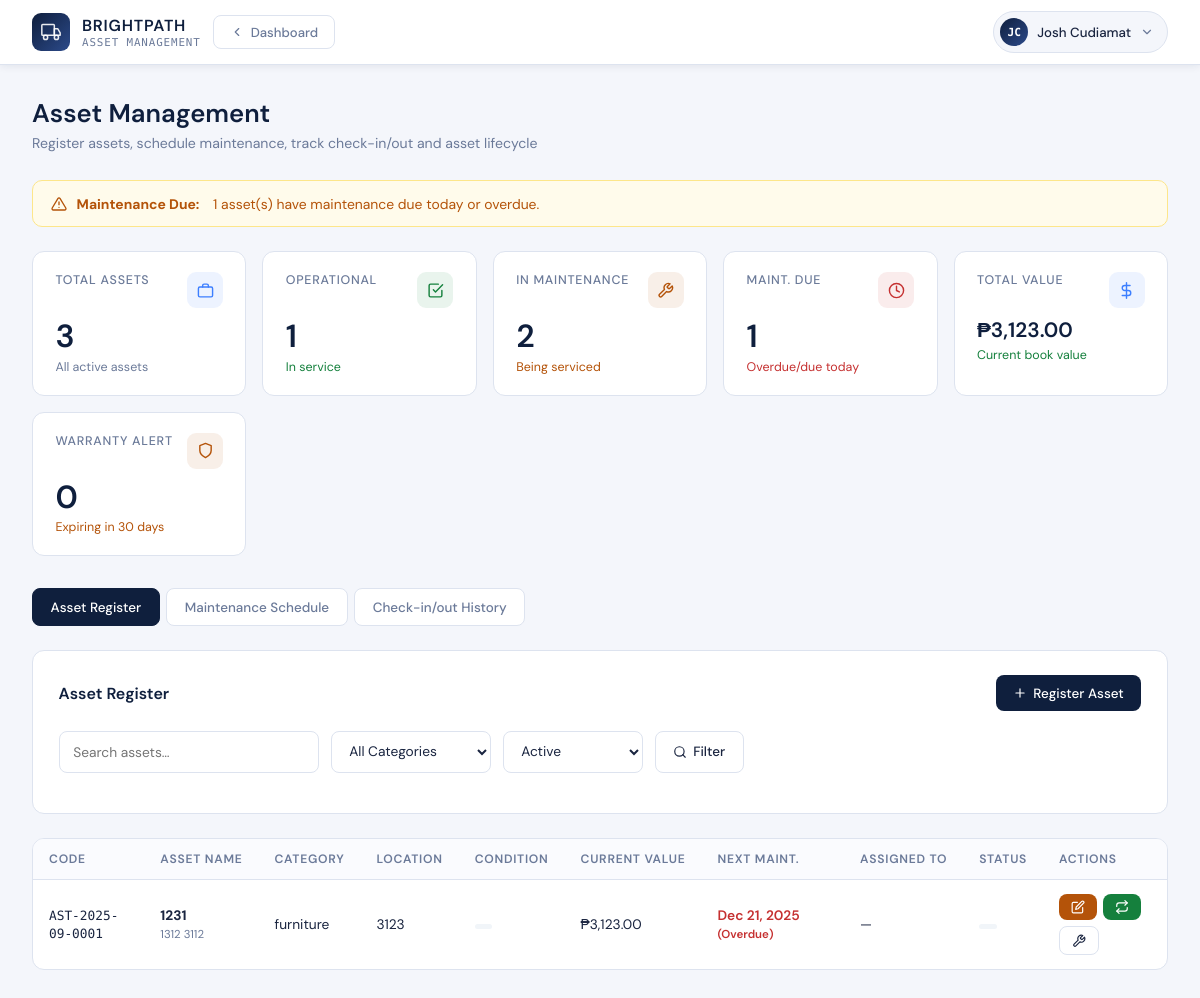
The app's page /staff/assets.php (signed in) with its own data.
### tables this page shows
CREATE TABLE `assets` (
  `id` int(11) NOT NULL,
  `asset_code` varchar(50) NOT NULL,
  `asset_name` varchar(255) NOT NULL,
  `category` varchar(100) NOT NULL,
  `brand` varchar(100) DEFAULT NULL,
  `model` varchar(100) DEFAULT NULL,
  `serial_number` varchar(100) DEFAULT NULL,
  `purchase_date` date DEFAULT NULL,
  `purchase_cost` decimal(15,2) DEFAULT 0.00,
  `supplier_id` int(11) DEFAULT NULL,
  `location` varchar(255) DEFAULT NULL,
  `status` enum('active','maintenance','retired','disposed') DEFAULT 'active',
  `condition_rating` enum('excellent','good','fair','poor','critical') DEFAULT 'good',
  `warranty_expiry` date DEFAULT NULL,
  `depreciation_method` enum('straight_line','declining_balance','sum_of_years') DEFAULT 'straight_line',
  `useful_life_years` int(11) DEFAULT 5,
  `current_value` decimal(15,2) DEFAULT 0.00,
  `last_depreciation_date` date DEFAULT NULL,
  `accumulated_depreciation` decimal(15,2) DEFAULT 0.00,
  `next_maintenance` date DEFAULT NULL,
  `maintenance_frequency_days` int(11) DEFAULT 90,
  `assigned_to` varchar(255) DEFAULT NULL,
  `notes` text DEFAULT NULL,
  `description` text DEFAULT NULL,
  `created_by` varchar(255) DEFAULT NULL,
  `created_at` timestamp NOT NULL DEFAULT current_timestamp(),
  `updated_at` timestamp NOT NULL DEFAULT current_timestamp() ON UPDATE current_timestamp()
);

### includes/db.php (called while the page is built, shortened)
<?php
function db(): PDO {
    static $pdo = null;
    if ($pdo !== null) return $pdo;
    try {
        $dsn = sprintf(
            'mysql:host=%s;port=%s;dbname=%s;charset=utf8mb4',
            DB_HOST, DB_PORT, DB_NAME
        );
        $pdo = new PDO($dsn, DB_USER, DB_PASS, [
            PDO::ATTR_ERRMODE            => PDO::ERRMODE_EXCEPTION,
            PDO::ATTR_DEFAULT_FETCH_MODE => PDO::FETCH_ASSOC,
            PDO::ATTR_EMULATE_PREPARES   => false,
        ]);
    } catch (PDOException $e) {
        error_log('DB connection failed: ' . $e->getMessage());
        if ((APP_ENV ?? 'production') === 'development') {
            die('Database connection failed: ' . htmlspecialchars($e->getMessage()));
        }
        http_response_code(503);
        die('Service temporarily unavailable.');
    }
    return $pdo;
}
function db_scalar(string $sql, array $params = []): mixed {
    $stmt = db()->prepare($sql);
    $stmt->execute($params);
    return $stmt->fetchColumn();
}
function db_all(string $sql, array $params = []): array {
    $stmt = db()->prepare($sql);
    $stmt->execute($params);
    return $stmt->fetchAll();
}

### staff/assets.php (the view, shortened to what this page needs)
<?php
require_once '../includes/db.php';
require_once '../includes/helpers.php';
$search  = trim($_GET['search']   ?? '');
$status  = $_GET['status'] ?? 'active';
$tab     = $_GET['tab']   ?? 'assets';
$where = ['a.status != "disposed"']; $params = [];
if ($status && $status !== 'all') { $where[] = "a.status=?"; $params[] = $status; }
$assets = db_all("SELECT a.*, s.supplier_name FROM assets a
    LEFT JOIN suppliers s ON a.supplier_id=s.id
    WHERE " . implode(' AND ', $where) . " ORDER BY a.created_at DESC", $params);
$stats = [
    'total'       => db_scalar("SELECT COUNT(*) FROM assets WHERE status!='disposed'"),
    'active'      => db_scalar("SELECT COUNT(*) FROM assets WHERE status='active'"),
    'maintenance' => db_scalar("SELECT COUNT(*) FROM assets WHERE status='maintenance'"),
    'maint_due'   => db_scalar("SELECT COUNT(*) FROM assets WHERE next_maintenance<=CURDATE() AND status='active'"),
    'total_value' => db_scalar("SELECT COALESCE(SUM(current_value),0) FROM assets WHERE status='active'"),
    'warranty_exp'=> db_scalar("SELECT COUNT(*) FROM assets WHERE warranty_expiry<=DATE_ADD(CURDATE(),INTERVAL 30 DAY) AND warranty_expiry>=CURDATE() AND status='active'"),
];
require_once '../includes/staff/header.php';
?>
<main class="main">
<div class="page-title"><h1>Asset Management</h1><p>Register assets, schedule maintenance, track check-in/out and asset lifecycle</p></div>
<?php if ($stats['maint_due'] > 0): ?>
<div class="alert alert-warn">
    <svg viewBox="0 0 24 24"><path d="M10.29 3.86L1.82 18a2 2 0 001.71 3h16.94a2 2 0 001.71-3L13.71 3.86a2 2 0 00-3.42 0z"/><line x1="12" y1="9" x2="12" y2="13"/><line x1="12" y1="17" x2="12.01" y2="17"/></svg>
    <strong>Maintenance Due:</strong>&nbsp;<?php echo (int)$stats['maint_due']; ?> asset(s) have maintenance due today or overdue.
</div>
<?php endif; ?>
<div class="stats-grid">
    <div class="stat-card"><div class="stat-top"><span class="stat-label">Total Assets</span><div class="stat-badge"><svg viewBox="0 0 24 24"><rect x="2" y="7" width="20" height="14" rx="2"/><path d="M16 7V5a2 2 0 00-2-2h-4a2 2 0 00-2 2v2"/></svg></div></div><div class="stat-value"><?php echo (int)$stats['total']; ?></div><div class="stat-sub">All active assets</div></div>
    <div class="stat-card"><div class="stat-top"><span class="stat-label">Operational</span><div class="stat-badge success-badge"><svg viewBox="0 0 24 24"><polyline points="9 11 12 14 22 4"/><path d="M21 12v7a2 2 0 01-2 2H5a2 2 0 01-2-2V5a2 2 0 012-2h11"/></svg></div></div><div class="stat-value"><?php echo (int)$stats['active']; ?></div><div class="stat-sub good">In service</div></div>
    <div class="stat-card"><div class="stat-top"><span class="stat-label">In Maintenance</span><div class="stat-badge warn-badge"><svg viewBox="0 0 24 24"><path d="M14.7 6.3a1 1 0 000 1.4l1.6 1.6a1 1 0 001.4 0l3.77-3.77a6 6 0 01-7.94 7.94l-6.91 6.91a2.12 2.12 0 01-3-3l6.91-6.91a6 6 0 017.94-7.94l-3.76 3.76z"/></svg></div></div><div class="stat-value"><?php echo (int)$stats['maintenance']; ?></div><div class="stat-sub warn">Being serviced</div></div>
    <div class="stat-card"><div class="stat-top"><span class="stat-label">Maint. Due</span><div class="stat-badge error-badge"><svg viewBox="0 0 24 24"><circle cx="12" cy="12" r="10"/><polyline points="12 6 12 12 16 14"/></svg></div></div><div class="stat-value"><?php echo (int)$stats['maint_due']; ?></div><div class="stat-sub <?php echo $stats['maint_due']>0?'error':'good'; ?>">Overdue/due today</div></div>
    <div class="stat-card"><div class="stat-top"><span class="stat-label">Total Value</span><div class="stat-badge"><svg viewBox="0 0 24 24"><line x1="12" y1="1" x2="12" y2="23"/><path d="M17 5H9.5a3.5 3.5 0 000 7h5a3.5 3.5 0 010 7H6"/></svg></div></div><div class="stat-value" style="font-size:1.3rem"><?php echo peso((float)$stats['total_value']); ?></div><div class="stat-sub good">Current book value</div></div>
    <div class="stat-card"><div class="stat-top"><span class="stat-label">Warranty Alert</span><div class="stat-badge warn-badge"><svg viewBox="0 0 24 24"><path d="M12 22s8-4 8-10V5l-8-3-8 3v7c0 6 8 10 8 10z"/></svg></div></div><div class="stat-value"><?php echo (int)$stats['warranty_exp']; ?></div><div class="stat-sub warn">Expiring in 30 days</div></div>
</div>
<div style="display:flex;gap:.4rem;flex-wrap:wrap;margin-bottom:1.5rem">
    <?php foreach (['assets'=>'Asset Register','maintenance'=>'Maintenance Schedule','checkinout'=>'Check-in/out History'] as $t=>$label): ?>
    <a href="?tab=<?php echo $t; ?>" style="display:flex;align-items:center;gap:7px;padding:.6rem 1.1rem;border:1.5px solid <?php echo $tab===$t?'var(--navy)':'var(--border)'; ?>;border-radius:8px;background:<?php echo $tab===$t?'var(--navy)':'var(--white)'; ?>;font-size:.84rem;font-weight:500;color:<?php echo $tab===$t?'#fff':'var(--muted)'; ?>;text-decoration:none"><?php echo $label; ?></a>
    <?php endforeach; ?>
</div>
<?php if ($tab === 'assets'): ?>
<div class="panel">
    <div class="controls-bar">
        <h2>Asset Register</h2>
        <div class="btn-row">
            <button onclick="openModal('addAssetModal')" class="btn btn-primary">
                <svg viewBox="0 0 24 24"><line x1="12" y1="5" x2="12" y2="19"/><line x1="5" y1="12" x2="19" y2="12"/></svg>Register Asset</button>
        </div>
    </div>
    <form method="GET" style="display:flex;gap:.75rem;flex-wrap:wrap;margin-bottom:1rem">
        <input type="text" name="search" class="form-control" placeholder="Search assets…" value="<?php echo h($search); ?>" style="max-width:260px">
        <select name="category" class="form-control" style="max-width:160px">
            <option value="">All Categories</option>
        </select>
        <select name="status" class="form-control" style="max-width:140px">
            <option value="active"<?php echo $status==='active'?' selected':''; ?>>Active</option>
        </select>
        <button type="submit" class="btn btn-outline"><svg viewBox="0 0 24 24"><circle cx="11" cy="11" r="8"/><line x1="21" y1="21" x2="16.65" y2="16.65"/></svg>Filter</button>
    </form>
</div>
<div class="panel" style="padding:0;overflow:hidden">
  <table class="data-table">
    <thead><tr><th>Code</th><th>Asset Name</th><th>Category</th><th>Location</th><th>Condition</th><th>Current Value</th><th>Next Maint.</th><th>Assigned To</th><th>Status</th><th>Actions</th></tr></thead>
    <tbody>
    <?php if (empty($assets)): ?>
    <tr><td colspan="10"><div class="empty-state"><svg viewBox="0 0 24 24"><rect x="2" y="7" width="20" height="14" rx="2"/><path d="M16 7V5a2 2 0 00-2-2h-4a2 2 0 00-2 2v2"/></svg><h3>No assets found</h3></div></td></tr>
    <?php else: ?>
    <?php foreach ($assets as $a): ?>
    <tr>
        <td><span style="font-family:'DM Mono',monospace;font-size:.8rem"><?php echo h($a['asset_code']); ?></span></td>
        <td><strong><?php echo h($a['asset_name']); ?></strong><?php if ($a['brand']): ?><br><small style="color:var(--muted)"><?php echo h($a['brand'].' '.$a['model']); ?></small><?php endif; ?></td>
        <td><?php echo h($a['category']); ?></td>
        <td><?php echo h($a['location'] ?? '—'); ?></td>
        <td><?php echo render_badge($a['condition_rating'] ?? 'good'); ?></td>
        <td><?php echo peso((float)$a['current_value']); ?></td>
        <td>
            <?php if ($a['next_maintenance']): ?>
                <?php $past = strtotime($a['next_maintenance']) < time(); ?>
                <span style="color:<?php echo $past?'var(--error)':'var(--text)'; ?>;font-weight:<?php echo $past?'600':'400'; ?>">
                    <?php echo fmt_date($a['next_maintenance']); ?>
                    <?php if ($past): ?> <span style="font-size:.72rem">(Overdue)</span><?php endif; ?>
                </span>
            <?php else: echo '—'; endif; ?>
        </td>
        <td><?php echo h($a['assigned_to'] ?? '—'); ?></td>
        <td><?php echo render_badge($a['status']); ?></td>
        <td>
            <div style="display:flex;gap:.4rem;flex-wrap:wrap">
                <button onclick="editAsset(<?php echo h(json_encode($a)); ?>)" class="btn btn-warning btn-sm" title="Edit">
                    <svg viewBox="0 0 24 24"><path d="M11 4H4a2 2 0 00-2 2v14a2 2 0 002 2h14a2 2 0 002-2v-7"/><path d="M18.5 2.5a2.121 2.121 0 013 3L12 15l-4 1 1-4 9.5-9.5z"/></svg></button>
                <button onclick="openCheckModal(<?php echo (int)$a['id']; ?>,'<?php echo h($a['asset_name']); ?>')" class="btn btn-success btn-sm" title="Check in/out">
                    <svg viewBox="0 0 24 24"><polyline points="17 1 21 5 17 9"/><path d="M3 11V9a4 4 0 014-4h14"/><polyline points="7 23 3 19 7 15"/><path d="M21 13v2a4 4 0 01-4 4H3"/></svg></button>
                <button onclick="openMaintModal(<?php echo (int)$a['id']; ?>,'<?php echo h($a['asset_name']); ?>')" class="btn btn-outline btn-sm" title="Schedule maintenance">
                    <svg viewBox="0 0 24 24"><path d="M14.7 6.3a1 1 0 000 1.4l1.6 1.6a1 1 0 001.4 0l3.77-3.77a6 6 0 01-7.94 7.94l-6.91 6.91a2.12 2.12 0 01-3-3l6.91-6.91a6 6 0 017.94-7.94l-3.76 3.76z"/></svg></button>
            </div>
        </td>
    </tr>
    <?php endforeach; ?>
    <?php endif; ?>
    </tbody>
  </table>
</div>
<?php endif; ?>
</main>
<?php require_once '../includes/staff/footer.php'; ?>

### includes/helpers.php (shortened to what this page needs)
<?php
function h(mixed $v): string {
    return htmlspecialchars((string)$v, ENT_QUOTES | ENT_SUBSTITUTE, 'UTF-8');
}
function peso(float $amount, int $decimals = 2): string {
    return '₱' . number_format($amount, $decimals);
}
function fmt_date(string|null $date, string $format = 'M j, Y'): string {
    return date($format, strtotime($date));
}
function status_badge(string $status): array {
    $map = [
        'active'           => ['good',  'Active'],
        'inactive'         => ['muted', 'Inactive'],
        'pending'          => ['pend',  'Pending'],
        'pending_approval' => ['pend',  'Pending Approval'],
        'approved'         => ['good',  'Approved'],
        'rejected'         => ['error', 'Rejected'],
        'completed'        => ['good',  'Completed'],
        'in_progress'      => ['blue',  'In Progress'],
        'on_hold'          => ['warn',  'On Hold'],
        'cancelled'        => ['error', 'Cancelled'],
        'draft'            => ['muted', 'Draft'],
        'sent'             => ['blue',  'Sent'],
        'confirmed'        => ['good',  'Confirmed'],
        'expired'          => ['error', 'Expired'],
        'maintenance'      => ['warn',  'Maintenance'],
        'disposed'         => ['muted', 'Disposed'],
        'overdue'          => ['error', 'Overdue'],
        'scheduled'        => ['pend',  'Scheduled'],
        'low'              => ['good',  'Low'],
        'medium'           => ['warn',  'Medium'],
        'high'             => ['error', 'High'],
        'critical'         => ['error', 'Critical'],
    ];
    $status_lower = strtolower($status);
    return $map[$status_lower] ?? ['muted', ucfirst($status)];
}
function render_badge(string $status): string {
    $b = status_badge($status);
    $colour_map = [
        'good'  => ['background:#dcfce7;color:#15803d',  'Active'],
        'muted' => ['background:#f1f5f9;color:#6b7a99',  ''],
        'pend'  => ['background:#ede9fe;color:#6366f1',  ''],
        'error' => ['background:#fee2e2;color:#c53030',  ''],
        'warn'  => ['background:#fef3c7;color:#b45309',  ''],
        'blue'  => ['background:#dbeafe;color:#2563eb',  ''],
    ];
    [$style] = $colour_map[$b['class']] ?? ['background:#f1f5f9;color:#6b7a99'];
    $label   = h($b['label']);
    return "<span style=\"display:inline-block;padding:.18rem .55rem;border-radius:99px;font-size:.72rem;font-weight:600;letter-spacing:.04em;$style\">$label</span>";
}

### records on screen
assets: asset_code "AST-2025-09-0001", asset_name "1231", brand+model "1312 3112", category "furniture", location "3123", current_value "₱3,123.00", next_maintenance "Dec 21, 2025", shows "(Overdue)", assigned_to "—"

### other values on screen
$page_sub "ASSET MANAGEMENT"
current_user_initials() "JC"
current_user_name() "Josh Cudiamat"
$stats['maint_due'] "1"
$stats['total'] "3"
$stats['active'] "1"
$stats['maintenance'] "2"
peso((float)$stats['total_value']) "₱3,123.00"
$stats['warranty_exp'] "0"
$label "Asset Register"
$label "Maintenance Schedule"
$label "Check-in/out History"
